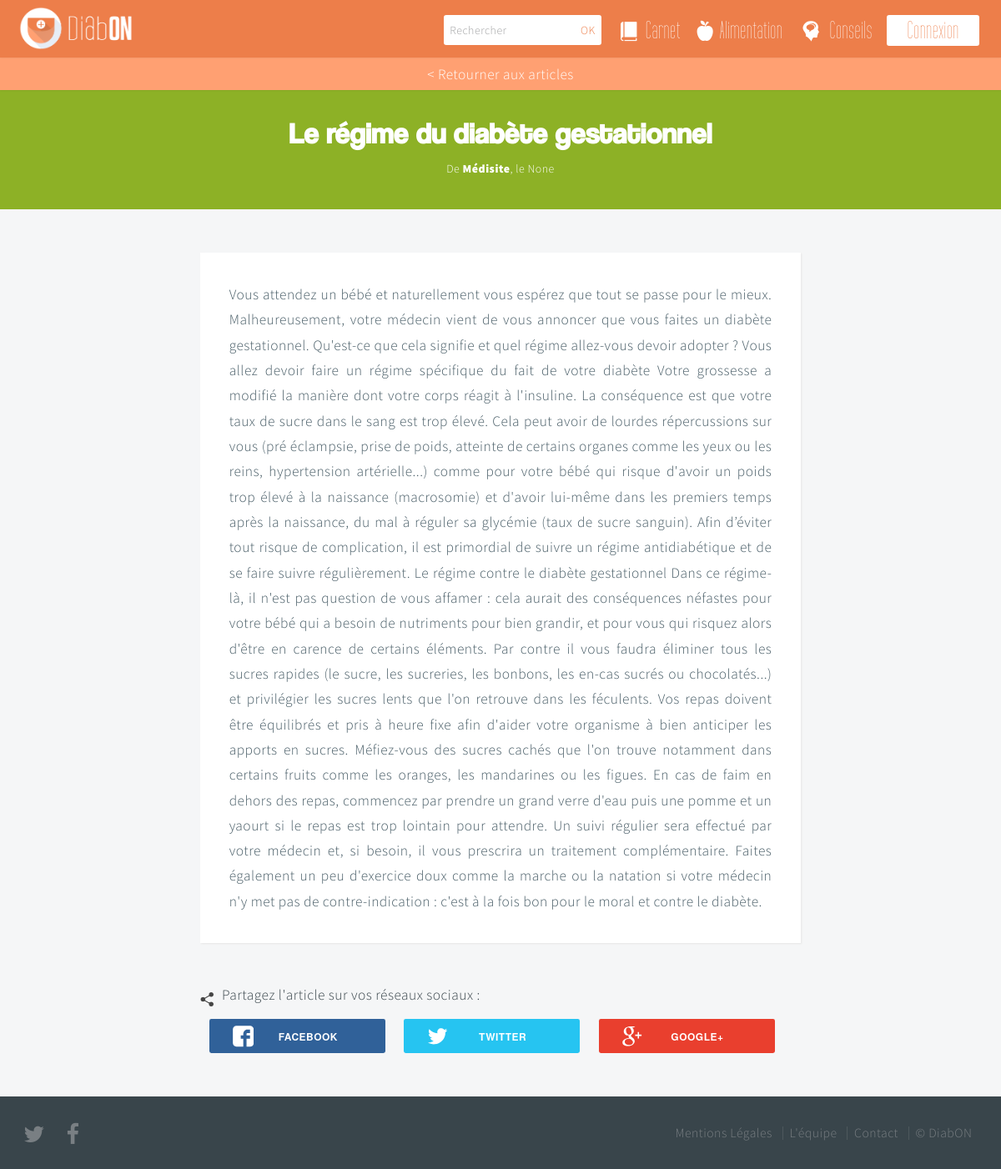
Screenshot of /conseils/le_regime_du_diabete_gestationnel/ with the database file from the repository.
### core/models.py (models this page shows, shortened)
class Article(models.Model):
	title = models.CharField(max_length=100)
	author = models.CharField(max_length=42)
	content= models.TextField(null=True)
	date = models.DateTimeField(auto_now_add=True, auto_now=False, verbose_name="Date de parution")
	slug = models.SlugField(max_length=100, default='null')
	category_article = models.ForeignKey('Categoryarticle')

### core/views.py (the view)
# urls.py: url(r'^conseils/(?P<slug>[\w-]+)/$', 'core.views.article_details', name='articledetails'),
def article_details(request, slug):
	article = Article.objects.get(slug=slug)
	return render_to_response('article_details.html', {'article': article})

### templates/article_details.html (shortened to what this page needs)
{% extends "layout/base.html" %}
{% block content %}
    <section id="header-article" class="main style3 dark">
        <div class="content container 75%">
            <header>
                <h2>{{article.title}}</h2>
                <p>De <strong>{{article.author}}</strong>, le {{article.date}}</p>
            </header>
        </div>
    </section>
    <section id="work" class="main style3 secondary article">
        <div class="content container">
            <a class="retour-conseils" href={% url 'conseils' %}>< Retourner aux articles</a>
                <div class="box container 75% article">
                    {{article.content}}
                </div>
                <div class="container 50% btn-share">
                    <img src="/static/images/share.png" alt="Partager" /><p>Partagez l'article sur vos réseaux sociaux :</p>
                    <ul class="rrssb-buttons clearfix">
                        <li class="rrssb-facebook">
                            <a target="_blank" href="https://www.facebook.com/sharer/sharer.php?u=http://briceberthelot.alwaysdata.net/conseils/{{article.slug}}" class="popup">
                                <span class="rrssb-icon">
                                </span>
                                <span class="rrssb-text">Facebook</span>
                            </a>
                        </li>
                        <li class="rrssb-twitter">
                            <a target="_blank" href="http://twitter.com/home?status=@DiabON%20-%20{{article.title}}%20http://briceberthelot.alwaysdata.net/conseils/{{article.slug}}" class="popup">
                                <span class="rrssb-icon">
                                </span>
                                <span class="rrssb-text">Twitter</span>
                            </a>
                        </li>
                        <li class="rrssb-googleplus">
                            <a target="_blank" href="https://plus.google.com/share?url=DiabON%20-%20{{article.title}}%20http://briceberthelot.alwaysdata.net/conseils/{{article.slug}}" class="popup">
                                <span class="rrssb-icon">
                                </span>
                                <span class="rrssb-text">Google+</span>
                            </a>
                        </li>
                    </ul>
                </div>
        </div>
    </section>
{% endblock content %}

### static/css/skel.css (style rules this page uses)
html,body,div,span,applet,object,iframe,h1,h2,h3,h4,h5,h6,p,blockquote,pre,a,abbr,acronym,address,big,cite,code,del,dfn,em,img,ins,kbd,q,s,samp,small,strike,strong,sub,sup,tt,var,b,u,i,center,dl,dt,dd,ol,ul,li,fieldset,form,label,legend,table,caption,tbody,tfoot,thead,tr,th,td,article,aside,canvas,details,embed,figure,figcaption,footer,header,hgroup,menu,nav,output,ruby,section,summary,time,mark,audio,video { margin:0;padding:0;border:0;font-size:100%;font:inherit;vertical-align:baseline; }
article,aside,details,figcaption,figure,footer,header,hgroup,menu,nav,section { display:block; }
body { line-height:1; }
ol,ul { list-style:none; }
body { -webkit-text-size-adjust:none }
*, *:before, *:after { -moz-box-sizing: border-box; -webkit-box-sizing: border-box; box-sizing: border-box; }
.container { margin-left: auto; margin-right: auto; width: 1200px; }
.container.\37 5\25 { width: 900px; }
.container.\35 0\25 { width: 600px; }

### static/css/style.css (style rules this page uses)
body { background: #fff; }
body,input,textarea,select { font-family: 'Source Sans Pro', sans-serif; font-weight: 300; font-size: 18pt; line-height: 1.75em; color: #39454b; letter-spacing: 0.5px; }
h1,h2,h3,h4,h5,h6 { font-weight: 900; color: inherit; }
h2 { font-family: 'kenyan_coffeeregular'; font-size: 2.7em; letter-spacing: 0; line-height: 1.25em; }
strong, b { font-weight: 900; color: inherit; }
a { color: #98c593; -moz-transition: all 0.2s ease-in-out, color 0.2s ease-in-out; -webkit-transition: all 0.2s ease-in-out, color 0.2s ease-in-out; -o-transition: all 0.2s ease-in-out, color 0.2s ease-in-out; -ms-transition: all 0.2s ease-in-out, color 0.2s ease-in-out; transition: all 0.2s ease-in-out, color 0.2s ease-in-out; }
p, ul, ol, dl, table { margin-bottom: 1em; }
header { margin-bottom: 1em; }
header p { display: block; margin: 1em 0 0 0; padding: 0 0 0.5em 0; }
section, article { margin-bottom: 3em; }
section > :last-child, article > :last-child { margin-bottom: 0; }
section > .content > :last-child, article > .content > :last-child { margin-bottom: 0; }
.box { background: #fff; color: #455a64; padding: 2em; box-shadow: 1px 1px 2px #e6e6e6; }
.main { position: relative; margin: 0; overflow-x: hidden; }
.main.style3 { text-align: center; padding: 6em 0 6em 0; }
.main.style3 .content > header { margin-bottom: 2em; }
.main.style3.secondary { background: #f5f6f7; }
.dark { color: #fff; }
body { padding-top: 4em; }
#header-article { background: #ee7f4a; background-size: 256px 256px, cover; background-attachment: fixed, fixed; background-position: top left, center center; padding: 4em 0 2em; }
#header-article header { margin-bottom: 0; }
#header-article header p { font-size: 0.8em; line-height: 1em; }
#header-article h2 { font-family: 'coolveticaregular'; font-size: 2em; letter-spacing: inherit; }
#work.article .article { text-align: justify; }
#work.article { padding-top: 3em; padding-bottom: 3em; }
.article p { text-align: justify; line-height: 1.25em; }
.container.btn-share { width: 75% !important; }
ul.rrssb-buttons li { width: 30% !important; }
.btn-share { margin-top: 3em; }
.btn-share img { width: 1em !important; margin-top: 0.4em; float: left; margin-right: 0.5em; }

### static/css/style-wide.css (style rules this page uses)
body,input,textarea,select { font-size: 17pt; }

### static/css/style-normal.css (style rules this page uses)
body,input,textarea,select { font-size: 15pt; }

### static/css/page-alimentation.css (style rules this page uses)
body { padding-top: 8em; }

### static/css/page-carnet.css (style rules this page uses)
body { padding-top: 8em; }

### static/css/style-narrow.css (style rules this page uses)
body,input,textarea,select { font-size: 13pt; }

### rows the page displays
Article: title "Le régime du diabète gestationnel", author "Médisite", date "None", content "Vous attendez un bébé et naturellement vous espérez que tout se passe pour le mieux. Malheureusement, votre médecin vient de vous annoncer que vous faites un diabète gestationnel. Qu'est-ce que cela signifie et quel régime allez-vous devoir adopter ? Vous allez devoir faire un régime spécifique du fait de votre diabète Votre grossesse a modifié la manière dont votre corps réagit à l'insuline. La conséquence est que votre taux de sucre dans le sang est trop élevé. Cela peut avoir de lourdes répercussions sur vous (pré éclampsie, prise de poids, atteinte de certains organes comme les yeux ou les reins, hypertension artérielle...) comme pour votre bébé qui risque d'avoir un poids trop élevé à…"
